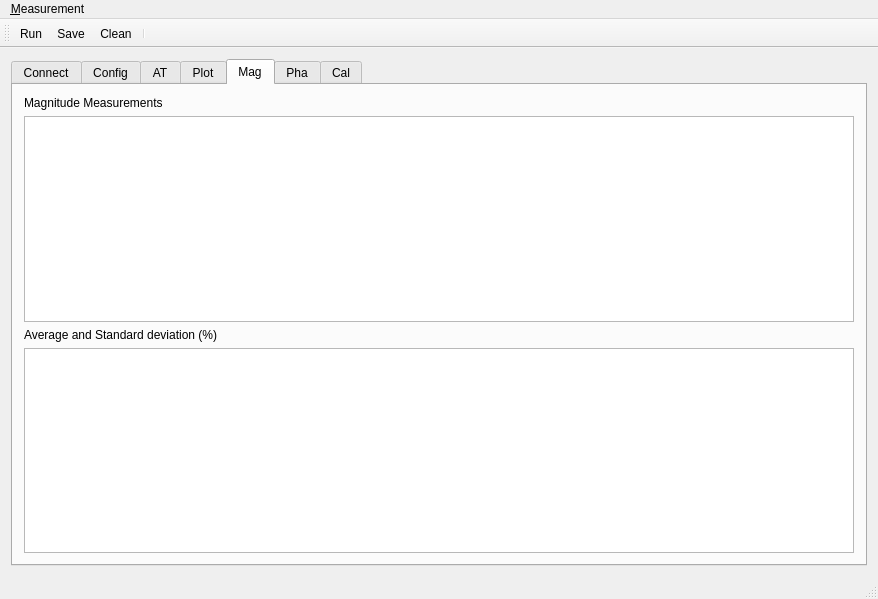
<?xml version="1.0" encoding="UTF-8"?>
<ui version="4.0">
 <class>MainWindow</class>
 <widget class="QMainWindow" name="MainWindow">
  <property name="geometry">
   <rect>
    <x>0</x>
    <y>0</y>
    <width>878</width>
    <height>599</height>
   </rect>
  </property>
  <property name="windowTitle">
   <string>NMES V0.1</string>
  </property>
  <widget class="QWidget" name="centralWidget">
   <layout class="QGridLayout" name="gridLayout">
    <item row="0" column="0">
     <layout class="QVBoxLayout" name="verticalLayout">
      <item>
       <widget class="QTabWidget" name="tabWidget">
        <property name="currentIndex">
         <number>4</number>
        </property>
        <widget class="QWidget" name="Connect">
         <attribute name="title">
          <string>Connect</string>
         </attribute>
         <layout class="QGridLayout" name="gridLayout_3">
          <item row="0" column="0">
           <widget class="QGroupBox" name="groupBoxWirelessInterface">
            <property name="title">
             <string>Wireless interface:</string>
            </property>
            <layout class="QGridLayout" name="gridLayout_2">
             <item row="0" column="0">
              <layout class="QGridLayout" name="gridLayout_4">
               <item row="1" column="0">
                <widget class="QPushButton" name="pushButtonBTdiscoverDevices">
                 <property name="text">
                  <string>Discover BT</string>
                 </property>
                </widget>
               </item>
               <item row="0" column="2">
                <widget class="QRadioButton" name="radioButtonWiFi">
                 <property name="text">
                  <string>WiFi</string>
                 </property>
                </widget>
               </item>
               <item row="3" column="0">
                <widget class="QLabel" name="labelBTstatus">
                 <property name="text">
                  <string>Status:</string>
                 </property>
                </widget>
               </item>
               <item row="0" column="0">
                <widget class="QRadioButton" name="radioButtonBT">
                 <property name="text">
                  <string>Bluetooth</string>
                 </property>
                 <property name="checked">
                  <bool>true</bool>
                 </property>
                </widget>
               </item>
               <item row="2" column="0">
                <widget class="QComboBox" name="comboBoxBTdevices"/>
               </item>
               <item row="5" column="0">
                <widget class="QPushButton" name="pushButtonBTconnect">
                 <property name="text">
                  <string>Connect BT</string>
                 </property>
                </widget>
               </item>
               <item row="1" column="2">
                <layout class="QHBoxLayout" name="horizontalLayout_3">
                 <item>
                  <widget class="QLabel" name="label">
                   <property name="text">
                    <string>IP Address:</string>
                   </property>
                  </widget>
                 </item>
                 <item>
                  <widget class="QLineEdit" name="lineEditWiFiAddress">
                   <property name="sizePolicy">
                    <sizepolicy hsizetype="Preferred" vsizetype="Fixed">
                     <horstretch>0</horstretch>
                     <verstretch>0</verstretch>
                    </sizepolicy>
                   </property>
                  </widget>
                 </item>
                </layout>
               </item>
               <item row="5" column="2">
                <widget class="QPushButton" name="pushButtonWiFiConnect">
                 <property name="text">
                  <string>Connect WiFi</string>
                 </property>
                </widget>
               </item>
               <item row="3" column="2">
                <widget class="QLabel" name="labelWiFiStatus">
                 <property name="text">
                  <string>Status:</string>
                 </property>
                </widget>
               </item>
               <item row="2" column="2">
                <layout class="QHBoxLayout" name="horizontalLayout_4">
                 <item>
                  <widget class="QLabel" name="labelWiFiPort">
                   <property name="text">
                    <string>Port:</string>
                   </property>
                  </widget>
                 </item>
                 <item>
                  <widget class="QLineEdit" name="lineEditWiFiPort">
                   <property name="sizePolicy">
                    <sizepolicy hsizetype="Minimum" vsizetype="Fixed">
                     <horstretch>0</horstretch>
                     <verstretch>0</verstretch>
                    </sizepolicy>
                   </property>
                  </widget>
                 </item>
                </layout>
               </item>
               <item row="6" column="2">
                <widget class="QPushButton" name="pushButtonWiFiDisconnect">
                 <property name="text">
                  <string>Disconnect WiFi</string>
                 </property>
                </widget>
               </item>
               <item row="6" column="0">
                <widget class="QPushButton" name="pushButtonBTdisconnect">
                 <property name="text">
                  <string>Disconnect BT</string>
                 </property>
                </widget>
               </item>
              </layout>
             </item>
            </layout>
           </widget>
          </item>
         </layout>
        </widget>
        <widget class="QWidget" name="tab_3">
         <attribute name="title">
          <string>Config</string>
         </attribute>
         <layout class="QGridLayout" name="gridLayout_7">
          <item row="0" column="0">
           <layout class="QVBoxLayout" name="verticalLayout_4">
            <item>
             <widget class="QGroupBox" name="groupBox">
              <property name="title">
               <string>Plot Properties</string>
              </property>
              <layout class="QGridLayout" name="gridLayout_9"/>
             </widget>
            </item>
            <item>
             <spacer name="verticalSpacer">
              <property name="orientation">
               <enum>Qt::Vertical</enum>
              </property>
              <property name="sizeHint" stdset="0">
               <size>
                <width>20</width>
                <height>40</height>
               </size>
              </property>
             </spacer>
            </item>
           </layout>
          </item>
         </layout>
        </widget>
        <widget class="QWidget" name="tab_2">
         <attribute name="title">
          <string>AT</string>
         </attribute>
         <layout class="QGridLayout" name="gridLayout_5">
          <item row="0" column="0">
           <layout class="QVBoxLayout" name="verticalLayout_2">
            <item>
             <layout class="QHBoxLayout" name="horizontalLayout">
              <item>
               <widget class="QLineEdit" name="lineEditAT"/>
              </item>
              <item>
               <widget class="QPushButton" name="pushButtonATSend">
                <property name="text">
                 <string>Send</string>
                </property>
               </widget>
              </item>
             </layout>
            </item>
           </layout>
          </item>
          <item row="1" column="0">
           <widget class="QPlainTextEdit" name="plainTextEditAT"/>
          </item>
         </layout>
        </widget>
        <widget class="QWidget" name="tab">
         <attribute name="title">
          <string>Plot</string>
         </attribute>
         <layout class="QGridLayout" name="gridLayout_6">
          <item row="0" column="0">
           <layout class="QVBoxLayout" name="verticalLayout_3">
            <item>
             <layout class="QHBoxLayout" name="horizontalLayout_2"/>
            </item>
           </layout>
          </item>
         </layout>
        </widget>
        <widget class="QWidget" name="tab_4">
         <attribute name="title">
          <string>Mag</string>
         </attribute>
         <layout class="QGridLayout" name="gridLayout_11">
          <item row="0" column="0">
           <layout class="QVBoxLayout" name="verticalLayout_6">
            <item>
             <widget class="QLabel" name="label_2">
              <property name="text">
               <string>Magnitude Measurements</string>
              </property>
             </widget>
            </item>
            <item>
             <widget class="QTableView" name="tableViewMag"/>
            </item>
            <item>
             <widget class="QLabel" name="label_3">
              <property name="text">
               <string>Average and Standard deviation (%)</string>
              </property>
             </widget>
            </item>
            <item>
             <widget class="QTableView" name="tableViewMagStat">
              <property name="sizePolicy">
               <sizepolicy hsizetype="Expanding" vsizetype="Expanding">
                <horstretch>0</horstretch>
                <verstretch>0</verstretch>
               </sizepolicy>
              </property>
              <property name="baseSize">
               <size>
                <width>0</width>
                <height>0</height>
               </size>
              </property>
             </widget>
            </item>
           </layout>
          </item>
         </layout>
        </widget>
        <widget class="QWidget" name="tab_5">
         <attribute name="title">
          <string>Pha</string>
         </attribute>
         <layout class="QGridLayout" name="gridLayout_12">
          <item row="0" column="0">
           <layout class="QVBoxLayout" name="verticalLayout_7">
            <item>
             <widget class="QLabel" name="label_4">
              <property name="text">
               <string>Phase Measurements</string>
              </property>
             </widget>
            </item>
            <item>
             <widget class="QTableView" name="tableViewPha"/>
            </item>
            <item>
             <widget class="QLabel" name="label_5">
              <property name="text">
               <string>Average and Standard deviation (degree)</string>
              </property>
             </widget>
            </item>
            <item>
             <widget class="QTableView" name="tableViewPhaStat"/>
            </item>
           </layout>
          </item>
         </layout>
        </widget>
        <widget class="QWidget" name="tab_6">
         <attribute name="title">
          <string>Cal</string>
         </attribute>
         <layout class="QGridLayout" name="gridLayout_8">
          <item row="1" column="0">
           <widget class="QTableView" name="tableViewCalibration"/>
          </item>
          <item row="0" column="0">
           <layout class="QVBoxLayout" name="verticalLayout_5">
            <item>
             <widget class="QCheckBox" name="checkBoxGainCalibration">
              <property name="text">
               <string>Enable Gain calibration</string>
              </property>
             </widget>
            </item>
            <item>
             <widget class="QLabel" name="label_6">
              <property name="text">
               <string>Calibration table for 1 kOhm reference</string>
              </property>
             </widget>
            </item>
            <item>
             <layout class="QHBoxLayout" name="horizontalLayout_5">
              <item>
               <widget class="QPushButton" name="pushButtonGenerateCalibration">
                <property name="text">
                 <string>Generate Calibration coeff.</string>
                </property>
               </widget>
              </item>
              <item>
               <widget class="QPushButton" name="pushButtonOpenCalFile">
                <property name="text">
                 <string>Open Cal. File</string>
                </property>
               </widget>
              </item>
              <item>
               <widget class="QPushButton" name="pushButtonSaveCalFile">
                <property name="text">
                 <string>Save Cal. File</string>
                </property>
               </widget>
              </item>
             </layout>
            </item>
           </layout>
          </item>
         </layout>
        </widget>
       </widget>
      </item>
     </layout>
    </item>
   </layout>
  </widget>
  <widget class="QMenuBar" name="menuBar">
   <property name="geometry">
    <rect>
     <x>0</x>
     <y>0</y>
     <width>878</width>
     <height>22</height>
    </rect>
   </property>
   <widget class="QMenu" name="menu_Measurement">
    <property name="title">
     <string>&amp;Measurement</string>
    </property>
    <addaction name="action_Run"/>
    <addaction name="action_Save"/>
    <addaction name="action_Clean"/>
   </widget>
   <addaction name="menu_Measurement"/>
  </widget>
  <widget class="QToolBar" name="mainToolBar">
   <attribute name="toolBarArea">
    <enum>TopToolBarArea</enum>
   </attribute>
   <attribute name="toolBarBreak">
    <bool>false</bool>
   </attribute>
   <addaction name="action_Run"/>
   <addaction name="action_Save"/>
   <addaction name="action_Clean"/>
   <addaction name="separator"/>
  </widget>
  <widget class="QStatusBar" name="statusBar"/>
  <action name="action_Run">
   <property name="icon">
    <iconset resource="images.qrc">
     <normaloff>:/images/images/Button-Play-icon.png</normaloff>:/images/images/Button-Play-icon.png</iconset>
   </property>
   <property name="text">
    <string>&amp;Run</string>
   </property>
   <property name="shortcut">
    <string>Ctrl+R</string>
   </property>
  </action>
  <action name="action_Save">
   <property name="icon">
    <iconset resource="images.qrc">
     <normaloff>:/images/images/Save-icon.png</normaloff>:/images/images/Save-icon.png</iconset>
   </property>
   <property name="text">
    <string>&amp;Save </string>
   </property>
   <property name="shortcut">
    <string>Ctrl+S</string>
   </property>
  </action>
  <action name="action_Clean">
   <property name="icon">
    <iconset resource="images.qrc">
     <normaloff>:/images/images/Clean-icon.png</normaloff>:/images/images/Clean-icon.png</iconset>
   </property>
   <property name="text">
    <string>&amp;Clean</string>
   </property>
   <property name="shortcut">
    <string>Ctrl+C</string>
   </property>
  </action>
 </widget>
 <layoutdefault spacing="6" margin="11"/>
 <tabstops>
  <tabstop>pushButtonBTdiscoverDevices</tabstop>
  <tabstop>comboBoxBTdevices</tabstop>
  <tabstop>pushButtonBTconnect</tabstop>
  <tabstop>lineEditAT</tabstop>
  <tabstop>pushButtonATSend</tabstop>
  <tabstop>checkBoxGainCalibration</tabstop>
  <tabstop>pushButtonGenerateCalibration</tabstop>
  <tabstop>pushButtonOpenCalFile</tabstop>
  <tabstop>pushButtonSaveCalFile</tabstop>
  <tabstop>tableViewCalibration</tabstop>
  <tabstop>radioButtonBT</tabstop>
  <tabstop>lineEditWiFiPort</tabstop>
  <tabstop>pushButtonBTdisconnect</tabstop>
  <tabstop>tableViewMag</tabstop>
  <tabstop>tableViewMagStat</tabstop>
  <tabstop>tableViewPha</tabstop>
  <tabstop>tableViewPhaStat</tabstop>
  <tabstop>pushButtonWiFiDisconnect</tabstop>
  <tabstop>radioButtonWiFi</tabstop>
  <tabstop>lineEditWiFiAddress</tabstop>
  <tabstop>tabWidget</tabstop>
  <tabstop>plainTextEditAT</tabstop>
  <tabstop>pushButtonWiFiConnect</tabstop>
 </tabstops>
 <resources>
  <include location="images.qrc"/>
 </resources>
 <connections/>
</ui>
